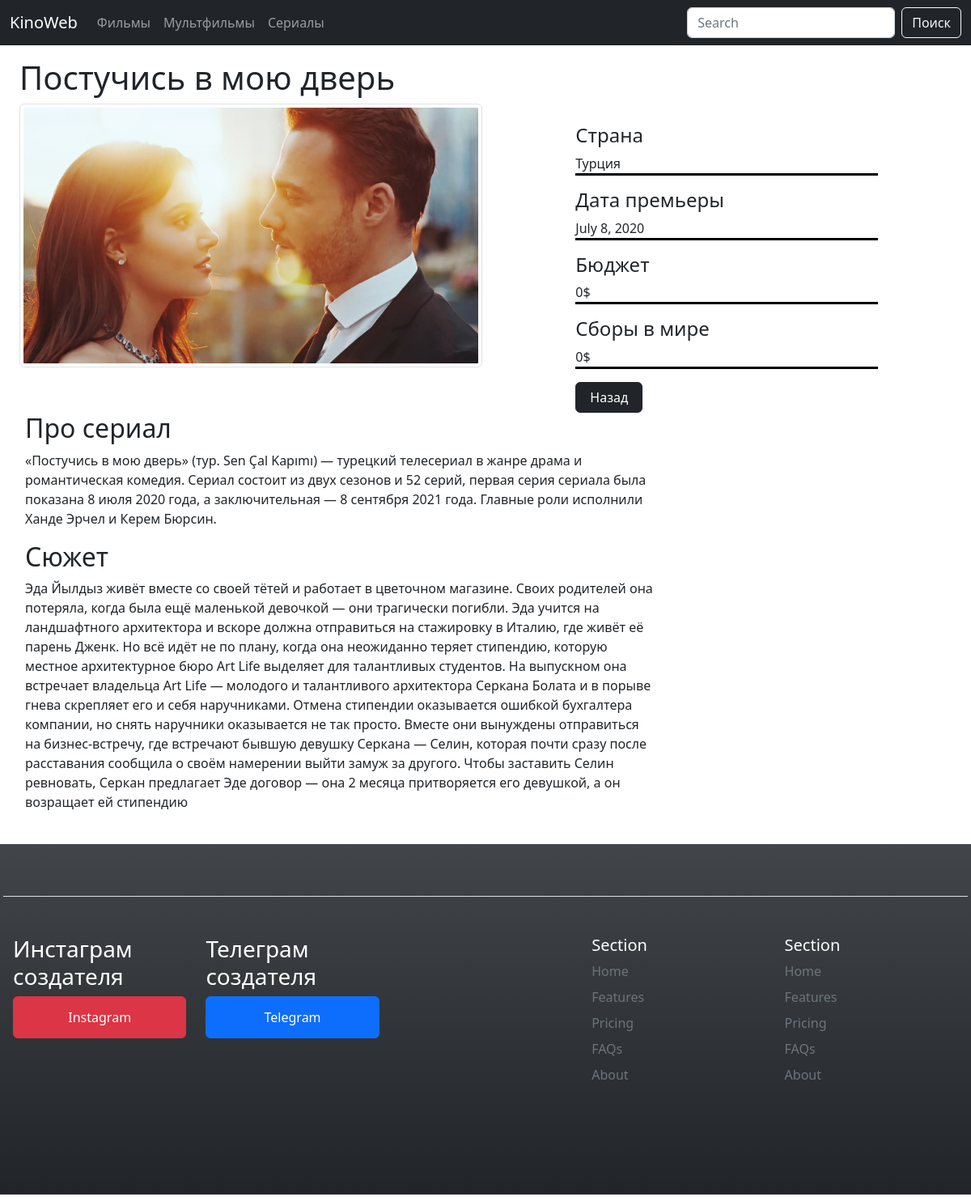
The page /serials/1/ on the database its author committed.
### serials/models.py (models this page shows)
class Serial(models.Model):
	title       = models.CharField(max_length=100)
	category    = models.TextField(default='genre')
	country		= models.CharField(max_length=30)
	description = models.TextField()
	content     = models.TextField()
	premiere    = models.DateField(default='')
	budget      = models.PositiveIntegerField(default='$')
	fees 		= models.PositiveIntegerField(default='$')
	image 		= models.ImageField(upload_to='images/')

### serials/views.py (the view)
# urls.py: path('<int:pk>/', SerialDetailView.as_view(), name='serial_detail'),
class SerialDetailView(DetailView):
	template_name = 'serial_detail.html'
	queryset = Serial.objects.all()
	context_object_name = 'serial'

### serials/templates/serial_detail.html
{% extends 'base.html' %}
{% load static %}
{% block content %}
<div class="p-3 mb-2 text-dark">
    <div class="row">
        <h1 style="margin-left: 8px;">{{serial.title}}</h1>
        <div class="col-md-6">
            <img style="margin-left: 8px;" src="{{ serial.image.url }}" class="img-thumbnail" alt="serial">
        </div>
        <div class="col-md-4 mx-auto" style="margin-top: 25px;">
            <h4>Страна</h4>
            <p style="border-bottom: 3px solid #000;">{{serial.country}}</p>
            <h4>Дата премьеры</h4>
            <p style="border-bottom: 3px solid #000;">{{serial.premiere}}</p>
            <h4>Бюджет</h4>
            <p style="border-bottom: 3px solid #000;">{{serial.budget}}$</p>
            <h4>Сборы в мире</h4>
            <p style="border-bottom: 3px solid #000;">{{serial.fees}}$</p>
            <div class="col-md-4">
                <a href="{% url 'serial_index' %}" class="btn btn-dark col-md-8">Назад</a>
            </div>
        </div>
        <div href="{% url 'serial_detail' serial.pk %}">
            <div class="col-md-8" style="margin-left: 15px;">
                <h2>Про сериал</h2>
                <p>{{serial.description}}</p>
            </div>
            <div class="col-md-8" style="margin-left: 15px;">
                <h2>Сюжет</h2>
                <p>{{serial.content}}</p>
            </div>
        </div>
    </div>
</div>
{% endblock %}

### rows shown on the page
Serial: title "Постучись в мою дверь", image (picture), country "Турция", premiere "July 8, 2020", budget "0", fees "0", description "«Постучись в мою дверь» (тур. Sen Çal Kapımı) — турецкий телесериал в жанре драма и романтическая комедия. Сериал состоит из двух сезонов и 52 серий, первая серия сериала была показана 8 июля 2020 года, а заключительная — 8 сентября 2021 года. Главные роли исполнили Ханде Эрчел и Керем Бюрсин.", content "Эда Йылдыз живёт вместе со своей тётей и работает в цветочном магазине. Своих родителей она потеряла, когда была ещё маленькой девочкой — они трагически погибли. Эда учится на ландшафтного архитектора и вскоре должна отправиться на стажировку в Италию, где живёт её парень Дженк. Но всё идёт не по плану, когда она неожиданно теряет стипендию, которую местное архитектурное бюро Art Life выделяет для талантливых студентов. На выпускном она встречает владельца Art Life — молодого и талантливого архитектора Серкана Болата и в порыве гнева скрепляет его и себя наручниками. Отмена стипендии оказывается ошибкой бухгалтера компании, но снять наручники оказывается не так просто. Вместе они вынуждены…"
